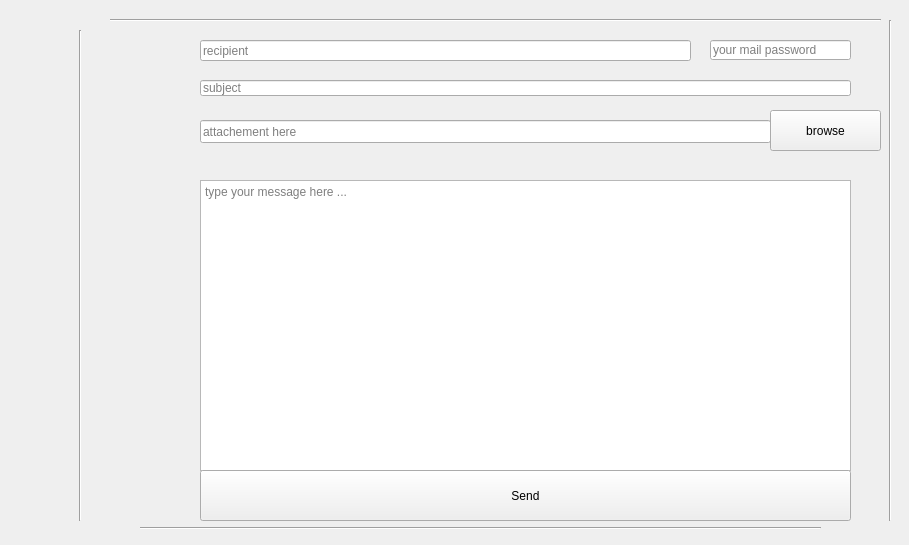
   <widget class="QWidget" name="tab_10">
    <attribute name="title">
     <string>EMail</string>
    </attribute>
    <widget class="Line" name="line_171">
     <property name="geometry">
      <rect>
       <x>880</x>
       <y>20</y>
       <width>20</width>
       <height>501</height>
      </rect>
     </property>
     <property name="orientation">
      <enum>Qt::Vertical</enum>
     </property>
    </widget>
    <widget class="Line" name="line_172">
     <property name="geometry">
      <rect>
       <x>110</x>
       <y>10</y>
       <width>771</width>
       <height>20</height>
      </rect>
     </property>
     <property name="orientation">
      <enum>Qt::Horizontal</enum>
     </property>
    </widget>
    <widget class="QTextEdit" name="msg_2">
     <property name="geometry">
      <rect>
       <x>200</x>
       <y>180</y>
       <width>651</width>
       <height>291</height>
      </rect>
     </property>
     <property name="placeholderText">
      <string>type your message here ...</string>
     </property>
    </widget>
    <widget class="QLineEdit" name="rcpt_2">
     <property name="geometry">
      <rect>
       <x>200</x>
       <y>40</y>
       <width>491</width>
       <height>21</height>
      </rect>
     </property>
     <property name="placeholderText">
      <string>recipient</string>
     </property>
    </widget>
    <widget class="QLineEdit" name="file_2">
     <property name="geometry">
      <rect>
       <x>200</x>
       <y>120</y>
       <width>571</width>
       <height>23</height>
      </rect>
     </property>
     <property name="placeholderText">
      <string>attachement here</string>
     </property>
    </widget>
    <widget class="QPushButton" name="sendBtn_2">
     <property name="geometry">
      <rect>
       <x>200</x>
       <y>470</y>
       <width>651</width>
       <height>51</height>
      </rect>
     </property>
     <property name="text">
      <string>Send</string>
     </property>
    </widget>
    <widget class="QLineEdit" name="subject_2">
     <property name="geometry">
      <rect>
       <x>200</x>
       <y>80</y>
       <width>651</width>
       <height>16</height>
      </rect>
     </property>
     <property name="placeholderText">
      <string>subject</string>
     </property>
    </widget>
    <widget class="Line" name="line_173">
     <property name="geometry">
      <rect>
       <x>70</x>
       <y>30</y>
       <width>20</width>
       <height>491</height>
      </rect>
     </property>
     <property name="orientation">
      <enum>Qt::Vertical</enum>
     </property>
    </widget>
    <widget class="QLineEdit" name="mail_pass_2">
     <property name="geometry">
      <rect>
       <x>710</x>
       <y>40</y>
       <width>141</width>
       <height>20</height>
      </rect>
     </property>
     <property name="echoMode">
      <enum>QLineEdit::Password</enum>
     </property>
     <property name="placeholderText">
      <string>your mail password</string>
     </property>
    </widget>
    <widget class="QPushButton" name="browseBtn_2">
     <property name="geometry">
      <rect>
       <x>770</x>
       <y>110</y>
       <width>111</width>
       <height>41</height>
      </rect>
     </property>
     <property name="text">
      <string>browse</string>
     </property>
    </widget>
    <widget class="Line" name="line_174">
     <property name="geometry">
      <rect>
       <x>140</x>
       <y>520</y>
       <width>681</width>
       <height>16</height>
      </rect>
     </property>
     <property name="orientation">
      <enum>Qt::Horizontal</enum>
     </property>
    </widget>
   </widget>
